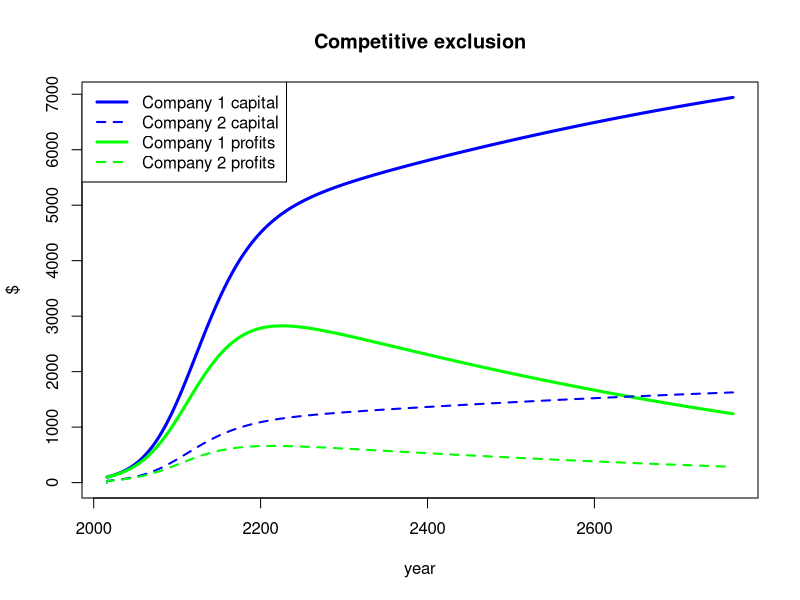

This chart was generated by the following R code:

# Meadows ch.5 "Competitive Exclusion" system trap ("The Matthew Effect")
# CPSC 420 -- spring 2016

# Set up time. (delta.t and time vector).
start.year <- 2016  # years
sim.length <- 750   # years
delta.t <- 1/12     # years
time <- seq(start.year,start.year+sim.length,delta.t)

# itot() and ttoi() functions (if desired).
itot <- function(i) (i-1)*delta.t + start.year
ttoi <- function(t) (t-start.year)/delta.t + 1

# Simulation parameters (inputs).
earnings.rate.company1 <- .46    # ($earned/$capital)/year
earnings.rate.company2 <- .45    # ($earned/$capital)/year
investment.frac.company1 <- .3   # ($reinvested/$earned)/year
investment.frac.company2 <- .3   # ($reinvested/$earned)/year
depreciation.rate <- .1          # ($depreciated/$capital)/year
economy.cc <- 10000              # $/year (in earnings) saturation point
earnings.company1 <- 100
earnings.company2 <- 100

# Stocks. (Create a vector and an initial condition for each.)
company1.capital <- vector(length=length(time))    # $
company1.capital[1] <- 100
company2.capital <- vector(length=length(time))    # $
company2.capital[1] <- 100

profits.company1 <- vector(length=length(time))    # $
profits.company1[1] <- 0
profits.company2 <- vector(length=length(time))    # $
profits.company2[1] <- 0

# Simulation loop. 
# For each slice of simulated time,
for (i in 2:length(time)) {

    # Compute the values of all the flows, based on previous stock values.
    logistic.factor <- 
        1 - (earnings.company1 + earnings.company2) / economy.cc
    earnings.company1 <- company1.capital[i-1] * earnings.rate.company1
    earnings.company1 <- earnings.company1 * logistic.factor
    investment.company1 <- earnings.company1 * investment.frac.company1
    profits.company1[i] <- earnings.company1 * (1 - investment.frac.company1)

    earnings.company2 <- company2.capital[i-1] * earnings.rate.company2
    earnings.company2 <- earnings.company2 * logistic.factor
    investment.company2 <- earnings.company2 * investment.frac.company2
    profits.company2[i] <- earnings.company2 * (1 - investment.frac.company2)

    depreciation.company1 <- company1.capital[i-1] * depreciation.rate
    depreciation.company2 <- company2.capital[i-1] * depreciation.rate

    # Compute the values of all the derivatives of the stocks 
    # ("primes").
    company1.capital.prime <- investment.company1 - depreciation.company1
    company2.capital.prime <- investment.company2 - depreciation.company2

    # Compute all the new stock values (including any derived 
    # stocks).
    company1.capital[i] <- company1.capital[i-1] + 
        company1.capital.prime * delta.t
    company2.capital[i] <- company2.capital[i-1] + 
        company2.capital.prime * delta.t
}

# Plot and analyze.
all.vals <- c(company1.capital,company2.capital,profits.company1,
    profits.company2)
plot(time, company1.capital, type="l", col="blue", lty="solid",
    lwd=3, main="Competitive exclusion",
    xlab="year", ylab="$", ylim=range(all.vals))
lines(time, company2.capital, type="l", col="green", lty="solid", lwd=3)
lines(time, profits.company1, type="l", col="blue", lty="dashed", lwd=2)
lines(time, profits.company2, type="l", col="green", lty="dashed", lwd=2)
legend("topleft", lty=rep(c("solid","dashed"),2),
                  lwd=rep(c(3,2),2),
    col=c(rep("blue",2),rep("green",2)), 
    legend=c("Company 1 capital","Company 2 capital",
                                 "Company 1 profits","Company 2 profits"))
